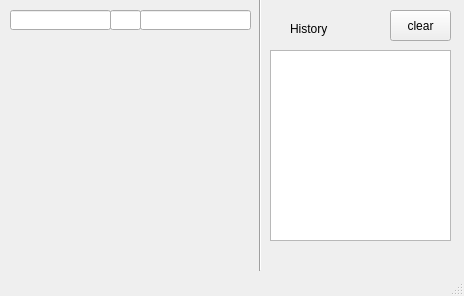
<?xml version="1.0" encoding="UTF-8"?>
<ui version="4.0">
 <class>MainWindow</class>
 <widget class="QMainWindow" name="MainWindow">
  <property name="geometry">
   <rect>
    <x>0</x>
    <y>0</y>
    <width>464</width>
    <height>296</height>
   </rect>
  </property>
  <property name="minimumSize">
   <size>
    <width>0</width>
    <height>0</height>
   </size>
  </property>
  <property name="maximumSize">
   <size>
    <width>16777215</width>
    <height>16777215</height>
   </size>
  </property>
  <property name="windowTitle">
   <string>KALculator</string>
  </property>
  <widget class="QWidget" name="widget">
   <property name="enabled">
    <bool>true</bool>
   </property>
   <widget class="QWidget" name="gridLayoutWidget">
    <property name="geometry">
     <rect>
      <x>10</x>
      <y>40</y>
      <width>241</width>
      <height>211</height>
     </rect>
    </property>
    <layout class="QGridLayout" name="gridLayout">
     <property name="verticalSpacing">
      <number>6</number>
     </property>
    </layout>
   </widget>
   <widget class="QLineEdit" name="lineEdit">
    <property name="geometry">
     <rect>
      <x>140</x>
      <y>10</y>
      <width>111</width>
      <height>20</height>
     </rect>
    </property>
    <property name="alignment">
     <set>Qt::AlignRight|Qt::AlignTrailing|Qt::AlignVCenter</set>
    </property>
    <property name="readOnly">
     <bool>true</bool>
    </property>
   </widget>
   <widget class="QLineEdit" name="lineEdit_2">
    <property name="geometry">
     <rect>
      <x>110</x>
      <y>10</y>
      <width>31</width>
      <height>20</height>
     </rect>
    </property>
    <property name="layoutDirection">
     <enum>Qt::RightToLeft</enum>
    </property>
    <property name="alignment">
     <set>Qt::AlignRight|Qt::AlignTrailing|Qt::AlignVCenter</set>
    </property>
    <property name="readOnly">
     <bool>true</bool>
    </property>
   </widget>
   <widget class="QListView" name="listView">
    <property name="geometry">
     <rect>
      <x>270</x>
      <y>50</y>
      <width>181</width>
      <height>191</height>
     </rect>
    </property>
    <property name="layoutDirection">
     <enum>Qt::RightToLeft</enum>
    </property>
   </widget>
   <widget class="QPushButton" name="pushButton">
    <property name="geometry">
     <rect>
      <x>390</x>
      <y>10</y>
      <width>61</width>
      <height>31</height>
     </rect>
    </property>
    <property name="text">
     <string>clear</string>
    </property>
   </widget>
   <widget class="QLabel" name="label">
    <property name="geometry">
     <rect>
      <x>290</x>
      <y>20</y>
      <width>58</width>
      <height>18</height>
     </rect>
    </property>
    <property name="text">
     <string>History</string>
    </property>
   </widget>
   <widget class="Line" name="line">
    <property name="geometry">
     <rect>
      <x>250</x>
      <y>-20</y>
      <width>20</width>
      <height>291</height>
     </rect>
    </property>
    <property name="orientation">
     <enum>Qt::Vertical</enum>
    </property>
   </widget>
   <widget class="QLineEdit" name="lineEdit_3">
    <property name="geometry">
     <rect>
      <x>10</x>
      <y>10</y>
      <width>101</width>
      <height>20</height>
     </rect>
    </property>
    <property name="alignment">
     <set>Qt::AlignRight|Qt::AlignTrailing|Qt::AlignVCenter</set>
    </property>
    <property name="readOnly">
     <bool>true</bool>
    </property>
   </widget>
  </widget>
  <widget class="QMenuBar" name="menubar">
   <property name="geometry">
    <rect>
     <x>0</x>
     <y>0</y>
     <width>464</width>
     <height>30</height>
    </rect>
   </property>
  </widget>
  <widget class="QStatusBar" name="statusbar"/>
 </widget>
 <resources/>
 <connections/>
</ui>
